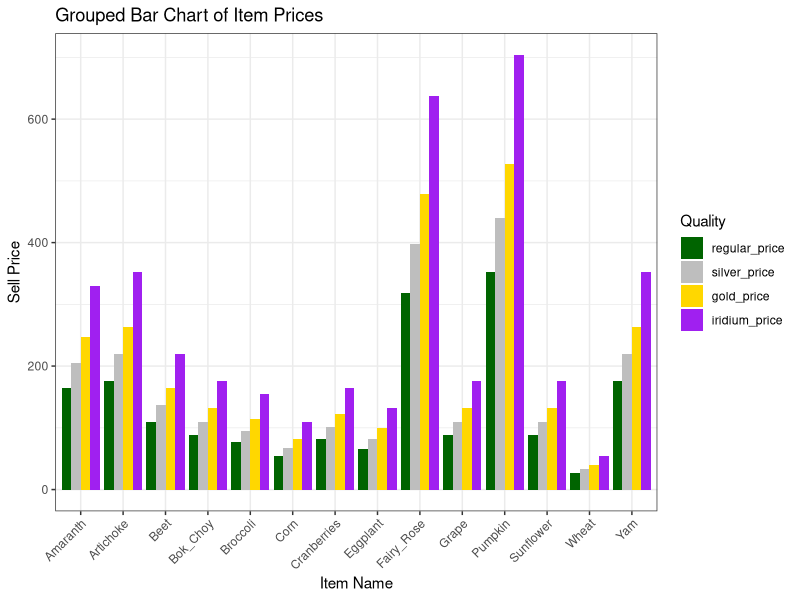

Reproduce this figure in R.
## ---- chunk 1
knitr::opts_chunk$set(echo = TRUE)
## ---- chunk 2
library(tidyverse)
library(readr)
library(ggplot2)
## ---- chunk 3
animal_product_prices <- read_csv("animal_product_prices.csv")
crop_prices2 <- read_csv("crop_prices2.csv")
minerals_prices <- read_csv("minerals_prices.csv")
stardew_items <- read_csv("stardew_items.csv")
## ---- chunk 4

crop_prices2|>
  filter(sub_category == "Fall Crop")|>
  pivot_longer(cols = regular_price:iridium_price, names_to = "quality", values_to = "sell_price")|>
  group_by(item)|>
  arrange(sell_price)|>
  mutate(
    quality = fct_reorder(quality, sell_price)) |> 
  ggplot(aes(x = fct_reorder2(item, sell_price, quality), y = sell_price, fill = quality)) +
  geom_bar(stat = "identity", position = "dodge") +
  scale_fill_manual(
    values = c("regular_price" = "darkgreen", "silver_price" = "grey", "gold_price" = "gold", "iridium_price" = "purple")
  )+
  labs(
    title = "Grouped Bar Chart of Item Prices",
    x = "Item Name",
    y = "Sell Price",
    fill = "Quality")+
  theme_bw() +
  theme(axis.text.x = element_text(angle = 45, hjust = 1))
  
